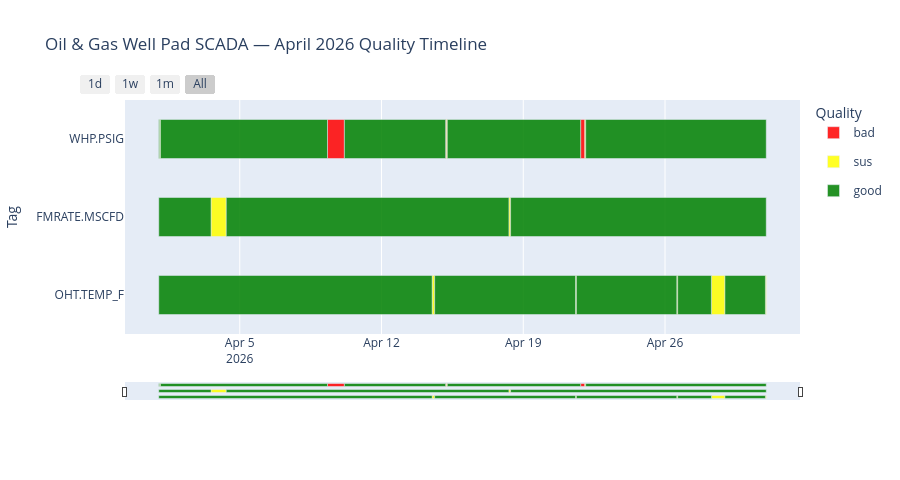

Notebook code cell kept with this figure:
### Markdown cell above
## 4. Interactive Quality Timeline

One horizontal bar per tag. **Red = bad, Yellow = sus, Green = good.**  
Use the **range slider** at the bottom or the **1d / 1w / 1m / All** buttons to zoom.  
Hover any segment to see tag, quality level, start/end time, and duration.

### Code cell
fig = result.plot(
    title='Oil & Gas Well Pad SCADA — April 2026 Quality Timeline',
    height=420,
)
fig.show()

### Figure 1 — Plotly figure (JSON) as saved in the notebook; plotly's stock layout.template omitted (floating-point values rounded to 4 significant figures)
{"data": [{"base": ["2026-04-09T08:00:00+00:00"], "hoverinfo": "text", "hovertext": "<b>WHP.PSIG</b><br>Quality: bad<br>Start: 2026-04-09 08:00:00+00:00<br>End: 2026-04-10 04:00:00+00:00<br>Duration: 20h", "legendgroup": "bad", "marker": {"color": "#FF0000"}, "name": "bad", "offsetgroup": "bad", "opacity": 0.85, "orientation": "h", "showlegend": true, "type": "bar", "width": 0.5, "x": [72000000], "y": ["WHP.PSIG"]}, {"base": ["2026-04-15T04:00:00+00:00"], "hoverinfo": "text", "hovertext": "<b>WHP.PSIG</b><br>Quality: bad<br>Start: 2026-04-15 04:00:00+00:00<br>End: 2026-04-15 05:00:00+00:00<br>Duration: 1h", "legendgroup": "bad", "marker": {"color": "#FF0000"}, "name": "bad", "offsetgroup": "bad", "opacity": 0.85, "orientation": "h", "showlegend": false, "type": "bar", "width": 0.5, "x": [3600000], "y": ["WHP.PSIG"]}, {"base": ["2026-04-21T20:00:00+00:00"], "hoverinfo": "text", "hovertext": "<b>WHP.PSIG</b><br>Quality: bad<br>Start: 2026-04-21 20:00:00+00:00<br>End: 2026-04-22 01:00:00+00:00<br>Duration: 5h", "legendgroup": "bad", "marker": {"color": "#FF0000"}, "name": "bad", "offsetgroup": "bad", "opacity": 0.85, "orientation": "h", "showlegend": false, "type": "bar", "width": 0.5, "x": [18000000], "y": ["WHP.PSIG"]}, {"base": ["2026-04-01T01:00:00+00:00"], "hoverinfo": "text", "hovertext": "<b>WHP.PSIG</b><br>Quality: sus<br>Start: 2026-04-01 01:00:00+00:00<br>End: 2026-04-01 02:00:00+00:00<br>Duration: 1h", "legendgroup": "sus", "marker": {"color": "#FFFF00"}, "name": "sus", "offsetgroup": "sus", "opacity": 0.85, "orientation": "h", "showlegend": true, "type": "bar", "width": 0.5, "x": [3600000], "y": ["WHP.PSIG"]}, {"base": ["2026-04-15T05:00:00+00:00"], "hoverinfo": "text", "hovertext": "<b>WHP.PSIG</b><br>Quality: sus<br>Start: 2026-04-15 05:00:00+00:00<br>End: 2026-04-15 06:00:00+00:00<br>Duration: 1h", "legendgroup": "sus", "marker": {"color": "#FFFF00"}, "name": "sus", "offsetgroup": "sus", "opacity": 0.85, "orientation": "h", "showlegend": false, "type": "bar", "width": 0.5, "x": [3600000], "y": ["WHP.PSIG"]}, {"base": ["2026-04-22T01:00:00+00:00"], "hoverinfo": "text", "hovertext": "<b>WHP.PSIG</b><br>Quality: sus<br>Start: 2026-04-22 01:00:00+00:00<br>End: 2026-04-22 02:00:00+00:00<br>Duration: 1h", "legendgroup": "sus", "marker": {"color": "#FFFF00"}, "name": "sus", "offsetgroup": "sus", "opacity": 0.85, "orientation": "h", "showlegend": false, "type": "bar", "width": 0.5, "x": [3600000], "y": ["WHP.PSIG"]}, {"base": ["2026-04-03T14:00:00+00:00"], "hoverinfo": "text", "hovertext": "<b>FMRATE.MSCFD</b><br>Quality: sus<br>Start: 2026-04-03 14:00:00+00:00<br>End: 2026-04-04 08:00:00+00:00<br>Duration: 18h", "legendgroup": "sus", "marker": {"color": "#FFFF00"}, "name": "sus", "offsetgroup": "sus", "opacity": 0.85, "orientation": "h", "showlegend": false, "type": "bar", "width": 0.5, "x": [64800000], "y": ["FMRATE.MSCFD"]}, {"base": ["2026-04-18T07:00:00+00:00"], "hoverinfo": "text", "hovertext": "<b>FMRATE.MSCFD</b><br>Quality: sus<br>Start: 2026-04-18 07:00:00+00:00<br>End: 2026-04-18 09:00:00+00:00<br>Duration: 2h", "legendgroup": "sus", "marker": {"color": "#FFFF00"}, "name": "sus", "offsetgroup": "sus", "opacity": 0.85, "orientation": "h", "showlegend": false, "type": "bar", "width": 0.5, "x": [7200000], "y": ["FMRATE.MSCFD"]}, {"base": ["2026-04-14T12:00:00+00:00"], "hoverinfo": "text", "hovertext": "<b>OHT.TEMP_F</b><br>Quality: sus<br>Start: 2026-04-14 12:00:00+00:00<br>End: 2026-04-14 15:00:00+00:00<br>Duration: 3h", "legendgroup": "sus", "marker": {"color": "#FFFF00"}, "name": "sus", "offsetgroup": "sus", "opacity": 0.85, "orientation": "h", "showlegend": false, "type": "bar", "width": 0.5, "x": [10800000], "y": ["OHT.TEMP_F"]}, {"base": ["2026-04-21T14:00:00+00:00"], "hoverinfo": "text", "hovertext": "<b>OHT.TEMP_F</b><br>Quality: sus<br>Start: 2026-04-21 14:00:00+00:00<br>End: 2026-04-21 15:00:00+00:00<br>Duration: 1h", "legendgroup": "sus", "marker": {"color": "#FFFF00"}, "name": "sus", "offsetgroup": "sus", "opacity": 0.85, "orientation": "h", "showlegend": false, "type": "bar", "width": 0.5, "x": [3600000], "y": ["OHT.TEMP_F"]}, {"base": ["2026-04-26T14:00:00+00:00"], "hoverinfo": "text", "hovertext": "<b>OHT.TEMP_F</b><br>Quality: sus<br>Start: 2026-04-26 14:00:00+00:00<br>End: 2026-04-26 15:00:00+00:00<br>Duration: 1h", "legendgroup": "sus", "marker": {"color": "#FFFF00"}, "name": "sus", "offsetgroup": "sus", "opacity": 0.85, "orientation": "h", "showlegend": false, "type": "bar", "width": 0.5, "x": [3600000], "y": ["OHT.TEMP_F"]}, {"base": ["2026-04-28T07:00:00+00:00"], "hoverinfo": "text", "hovertext": "<b>OHT.TEMP_F</b><br>Quality: sus<br>Start: 2026-04-28 07:00:00+00:00<br>End: 2026-04-28 23:00:00+00:00<br>Duration: 16h", "legendgroup": "sus", "marker": {"color": "#FFFF00"}, "name": "sus", "offsetgroup": "sus", "opacity": 0.85, "orientation": "h", "showlegend": false, "type": "bar", "width": 0.5, "x": [57600000], "y": ["OHT.TEMP_F"]}, {"base": ["2026-04-30T23:00:00+00:00"], "hoverinfo": "text", "hovertext": "<b>OHT.TEMP_F</b><br>Quality: sus<br>Start: 2026-04-30 23:00:00+00:00<br>End: 2026-05-01 00:00:00+00:00<br>Duration: 1h", "legendgroup": "sus", "marker": {"color": "#FFFF00"}, "name": "sus", "offsetgroup": "sus", "opacity": 0.85, "orientation": "h", "showlegend": false, "type": "bar", "width": 0.5, "x": [3600000], "y": ["OHT.TEMP_F"]}, {"base": ["2026-04-01T00:00:00+00:00"], "hoverinfo": "text", "hovertext": "<b>WHP.PSIG</b><br>Quality: good<br>Start: 2026-04-01 00:00:00+00:00<br>End: 2026-04-01 01:00:00+00:00<br>Duration: 1h", "legendgroup": "good", "marker": {"color": "#008000"}, "name": "good", "offsetgroup": "good", "opacity": 0.85, "orientation": "h", "showlegend": true, "type": "bar", "width": 0.5, "x": [3600000], "y": ["WHP.PSIG"]}, {"base": ["2026-04-01T02:00:00+00:00"], "hoverinfo": "text", "hovertext": "<b>WHP.PSIG</b><br>Quality: good<br>Start: 2026-04-01 02:00:00+00:00<br>End: 2026-04-09 08:00:00+00:00<br>Duration: 198h", "legendgroup": "good", "marker": {"color": "#008000"}, "name": "good", "offsetgroup": "good", "opacity": 0.85, "orientation": "h", "showlegend": false, "type": "bar", "width": 0.5, "x": [712800000], "y": ["WHP.PSIG"]}, {"base": ["2026-04-10T04:00:00+00:00"], "hoverinfo": "text", "hovertext": "<b>WHP.PSIG</b><br>Quality: good<br>Start: 2026-04-10 04:00:00+00:00<br>End: 2026-04-15 04:00:00+00:00<br>Duration: 120h", "legendgroup": "good", "marker": {"color": "#008000"}, "name": "good", "offsetgroup": "good", "opacity": 0.85, "orientation": "h", "showlegend": false, "type": "bar", "width": 0.5, "x": [432000000], "y": ["WHP.PSIG"]}, {"base": ["2026-04-15T06:00:00+00:00"], "hoverinfo": "text", "hovertext": "<b>WHP.PSIG</b><br>Quality: good<br>Start: 2026-04-15 06:00:00+00:00<br>End: 2026-04-21 20:00:00+00:00<br>Duration: 158h", "legendgroup": "good", "marker": {"color": "#008000"}, "name": "good", "offsetgroup": "good", "opacity": 0.85, "orientation": "h", "showlegend": false, "type": "bar", "width": 0.5, "x": [568800000], "y": ["WHP.PSIG"]}, {"base": ["2026-04-22T02:00:00+00:00"], "hoverinfo": "text", "hovertext": "<b>WHP.PSIG</b><br>Quality: good<br>Start: 2026-04-22 02:00:00+00:00<br>End: 2026-05-01 00:00:00+00:00<br>Duration: 214h", "legendgroup": "good", "marker": {"color": "#008000"}, "name": "good", "offsetgroup": "good", "opacity": 0.85, "orientation": "h", "showlegend": false, "type": "bar", "width": 0.5, "x": [770400000], "y": ["WHP.PSIG"]}, {"base": ["2026-04-01T00:00:00+00:00"], "hoverinfo": "text", "hovertext": "<b>FMRATE.MSCFD</b><br>Quality: good<br>Start: 2026-04-01 00:00:00+00:00<br>End: 2026-04-03 14:00:00+00:00<br>Duration: 62h", "legendgroup": "good", "marker": {"color": "#008000"}, "name": "good", "offsetgroup": "good", "opacity": 0.85, "orientation": "h", "showlegend": false, "type": "bar", "width": 0.5, "x": [223200000], "y": ["FMRATE.MSCFD"]}, {"base": ["2026-04-04T08:00:00+00:00"], "hoverinfo": "text", "hovertext": "<b>FMRATE.MSCFD</b><br>Quality: good<br>Start: 2026-04-04 08:00:00+00:00<br>End: 2026-04-18 07:00:00+00:00<br>Duration: 335h", "legendgroup": "good", "marker": {"color": "#008000"}, "name": "good", "offsetgroup": "good", "opacity": 0.85, "orientation": "h", "showlegend": false, "type": "bar", "width": 0.5, "x": [1206000000], "y": ["FMRATE.MSCFD"]}, {"base": ["2026-04-18T09:00:00+00:00"], "hoverinfo": "text", "hovertext": "<b>FMRATE.MSCFD</b><br>Quality: good<br>Start: 2026-04-18 09:00:00+00:00<br>End: 2026-05-01 00:00:00+00:00<br>Duration: 303h", "legendgroup": "good", "marker": {"color": "#008000"}, "name": "good", "offsetgroup": "good", "opacity": 0.85, "orientation": "h", "showlegend": false, "type": "bar", "width": 0.5, "x": [1090800000], "y": ["FMRATE.MSCFD"]}, {"base": ["2026-04-01T00:00:00+00:00"], "hoverinfo": "text", "hovertext": "<b>OHT.TEMP_F</b><br>Quality: good<br>Start: 2026-04-01 00:00:00+00:00<br>End: 2026-04-14 12:00:00+00:00<br>Duration: 324h", "legendgroup": "good", "marker": {"color": "#008000"}, "name": "good", "offsetgroup": "good", "opacity": 0.85, "orientation": "h", "showlegend": false, "type": "bar", "width": 0.5, "x": [1166400000], "y": ["OHT.TEMP_F"]}, {"base": ["2026-04-14T15:00:00+00:00"], "hoverinfo": "text", "hovertext": "<b>OHT.TEMP_F</b><br>Quality: good<br>Start: 2026-04-14 15:00:00+00:00<br>End: 2026-04-21 14:00:00+00:00<br>Duration: 167h", "legendgroup": "good", "marker": {"color": "#008000"}, "name": "good", "offsetgroup": "good", "opacity": 0.85, "orientation": "h", "showlegend": false, "type": "bar", "width": 0.5, "x": [601200000], "y": ["OHT.TEMP_F"]}, {"base": ["2026-04-21T15:00:00+00:00"], "hoverinfo": "text", "hovertext": "<b>OHT.TEMP_F</b><br>Quality: good<br>Start: 2026-04-21 15:00:00+00:00<br>End: 2026-04-26 14:00:00+00:00<br>Duration: 119h", "legendgroup": "good", "marker": {"color": "#008000"}, "name": "good", "offsetgroup": "good", "opacity": 0.85, "orientation": "h", "showlegend": false, "type": "bar", "width": 0.5, "x": [428400000], "y": ["OHT.TEMP_F"]}, {"base": ["2026-04-26T15:00:00+00:00"], "hoverinfo": "text", "hovertext": "<b>OHT.TEMP_F</b><br>Quality: good<br>Start: 2026-04-26 15:00:00+00:00<br>End: 2026-04-28 07:00:00+00:00<br>Duration: 40h", "legendgroup": "good", "marker": {"color": "#008000"}, "name": "good", "offsetgroup": "good", "opacity": 0.85, "orientation": "h", "showlegend": false, "type": "bar", "width": 0.5, "x": [144000000], "y": ["OHT.TEMP_F"]}, {"base": ["2026-04-28T23:00:00+00:00"], "hoverinfo": "text", "hovertext": "<b>OHT.TEMP_F</b><br>Quality: good<br>Start: 2026-04-28 23:00:00+00:00<br>End: 2026-04-30 23:00:00+00:00<br>Duration: 48h", "legendgroup": "good", "marker": {"color": "#008000"}, "name": "good", "offsetgroup": "good", "opacity": 0.85, "orientation": "h", "showlegend": false, "type": "bar", "width": 0.5, "x": [172800000], "y": ["OHT.TEMP_F"]}], "layout": {"barmode": "overlay", "height": 480, "legend": {"title": {"text": "Quality"}}, "showlegend": true, "title": {"text": "Oil & Gas Well Pad SCADA — April 2026 Quality Timeline"}, "xaxis": {"rangeselector": {"activecolor": "#cccccc", "bgcolor": "#f0f0f0", "buttons": [{"count": 1, "label": "1d", "step": "day", "stepmode": "backward"}, {"count": 7, "label": "1w", "step": "day", "stepmode": "backward"}, {"count": 1, "label": "1m", "step": "month", "stepmode": "backward"}, {"label": "All", "step": "all"}]}, "rangeslider": {"thickness": 0.06, "visible": true}, "type": "date"}, "yaxis": {"categoryarray": ["OHT.TEMP_F", "FMRATE.MSCFD", "WHP.PSIG"], "categoryorder": "array", "title": {"text": "Tag"}}}}
